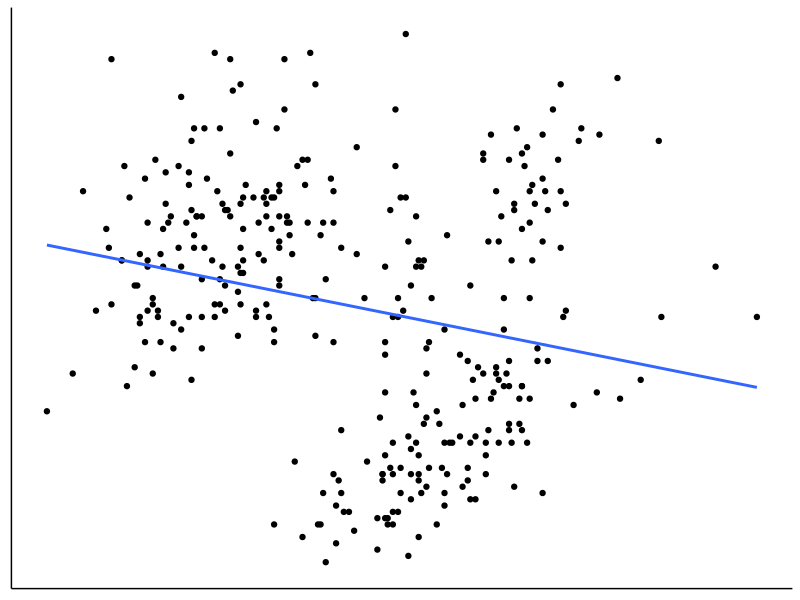
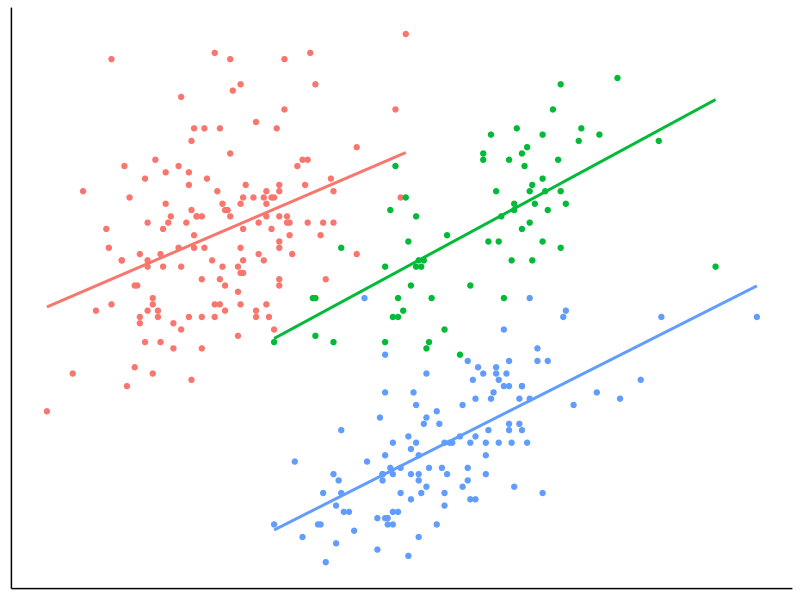

Generate these figures, in order, with R: (Note: this script raises an error after producing the figures.)
# Generating two simple plots to demonstrate Simpson's paradox.

# Clear environment
rm(list=ls())

# Set working directory and load libraries
setwd("~")
library(patchwork)
library(ggplot2)
library(palmerpenguins)

# Import penguin bill length and depth data omitting NAs
df <- na.omit(palmerpenguins::penguins)

# Generate plot with a linear regression through aggregated data
plot.agg <- ggplot2::ggplot(df, aes(x = bill_length_mm, y = bill_depth_mm)) +
  ggplot2::geom_point() +
  ggplot2::geom_smooth(method = "lm", se = FALSE) +
  ggplot2::theme_classic() +
  ggplot2::theme(
    legend.position = "none",
    axis.text = ggplot2::element_blank(),
    axis.ticks = ggplot2::element_blank(),
    axis.title = ggplot2::element_blank())

# Generate plot with a linear regression through each species
plot.factor <- ggplot2::ggplot(
    df, 
    aes(x = bill_length_mm, y = bill_depth_mm, color = species)) +
  ggplot2::geom_point() +
  ggplot2::geom_smooth(method = "lm", se = FALSE) +
  ggplot2::theme_classic() +
  ggplot2::theme(
    legend.position = "none",
    axis.text = ggplot2::element_blank(),
    axis.ticks = ggplot2::element_blank(),
    axis.title = ggplot2::element_blank())

# Save plots
ggplot2::ggsave(
  "./Downloads/simponsparadox.png",
  plot = plot.agg + plot.factor,
  width = 10,
  height = 2.5,
  units = "in")
